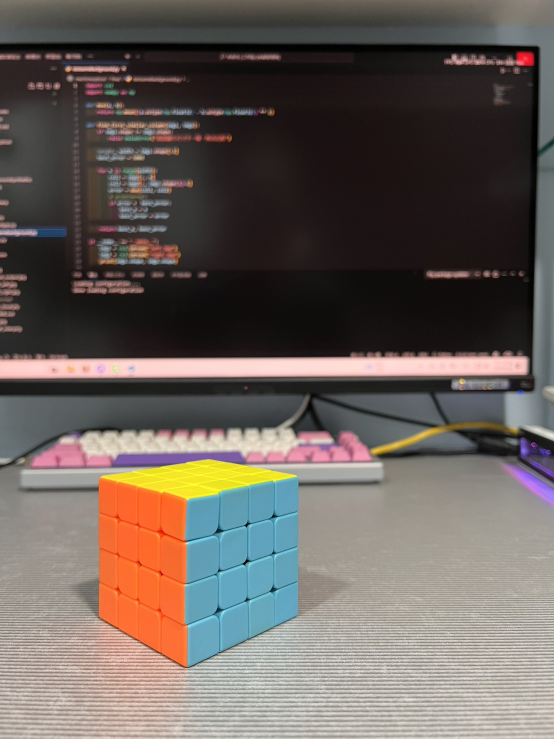
#> input picture left.jpg, 1108 x 1477 px, found by its file name (shown at 1/2 size)
$ python hi1backup.py
#> lines starting #> are read from the running program, lines starting #| are printed output that depends on the picture; pictures that were not available may be replaced by others from this repository, and a replacement may not be noted
import cv2
import numpy as np

# 輸入影像路徑（請替換成你的檔名）
left_img_path = 'left.jpg'
right_img_path = 'right.jpg'
backgroung_left_img_path = 'backgroung_left.jpg'
backgroung_right_img_path = 'backgroung_right.jpg'

# 載入影像
img_left = cv2.imread(left_img_path)
#> img_left is the input picture: shape (1477, 1108, 3); mean B, G, R 91.2, 96.7, 105.7
img_right = cv2.imread(right_img_path)
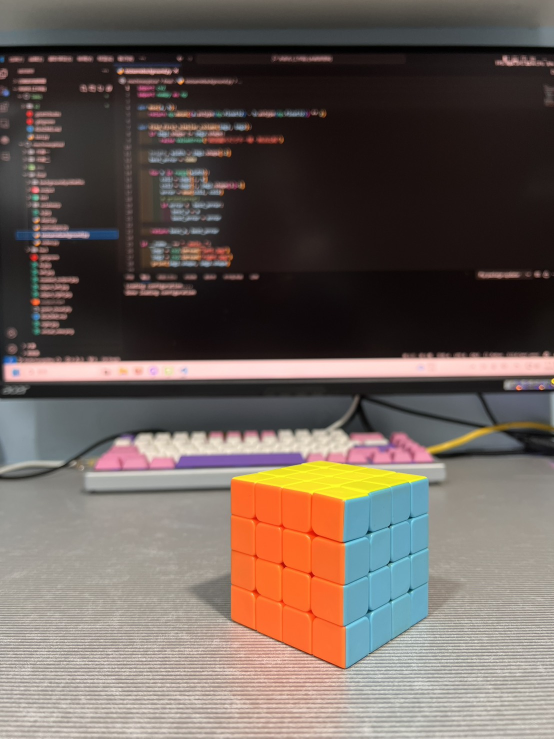
#> input picture right.jpg, 1108 x 1477 px, found by its file name (shown at 1/2 size)
#> img_right is the input picture: shape (1477, 1108, 3); mean B, G, R 89.1, 95.6, 108.2
img_backgroung_left = cv2.imread(backgroung_left_img_path)
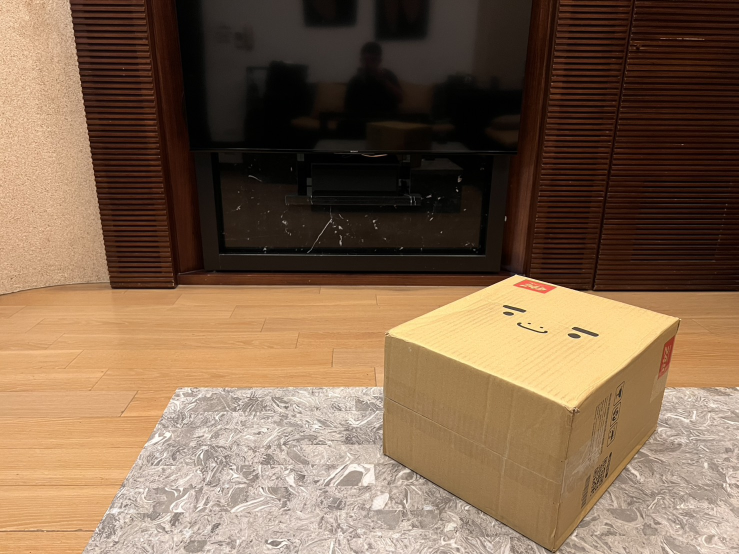
#> input picture a.jpg, 1477 x 1108 px, given in place of backgroung_left.jpg, which was not available (shown at 1/2 size)
#> img_backgroung_left is the input picture: shape (1108, 1477, 3); mean B, G, R 77.1, 100.6, 126.8
img_backgroung_right = cv2.imread(backgroung_right_img_path)
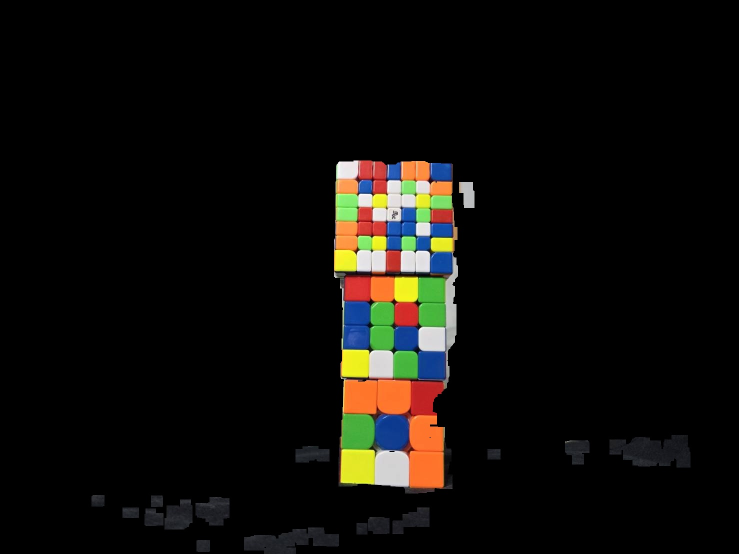
#> input picture cube_object_right.jpg, 1477 x 1108 px, given in place of backgroung_right.jpg, which was not available (shown at 1/2 size)
#> img_backgroung_right is the input picture: shape (1108, 1477, 3); mean B, G, R 9.8, 13.3, 14.8

# 視差估計參數
window_size = 5
min_disp = 0
num_disp = 16 * 6  # 16 的倍數

stereo = cv2.StereoSGBM_create(
    minDisparity=min_disp,
    numDisparities=num_disp,
    blockSize=9,
    P1=8 * 3 * window_size ** 2,
    P2=32 * 3 * window_size ** 2,
    disp12MaxDiff=1,
    uniquenessRatio=10,
    speckleWindowSize=100,
    speckleRange=32
)

# 灰階轉換
gray_left = cv2.cvtColor(img_backgroung_left, cv2.COLOR_BGR2GRAY)
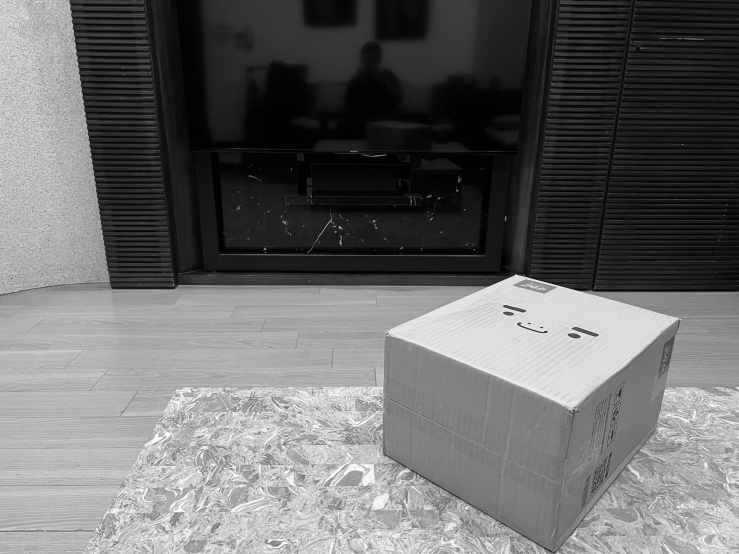
#> gray_left: shape (1108, 1477) (shown at 1/2 size); min 0, max 254, mean 105.7
gray_right = cv2.cvtColor(img_backgroung_right, cv2.COLOR_BGR2GRAY)
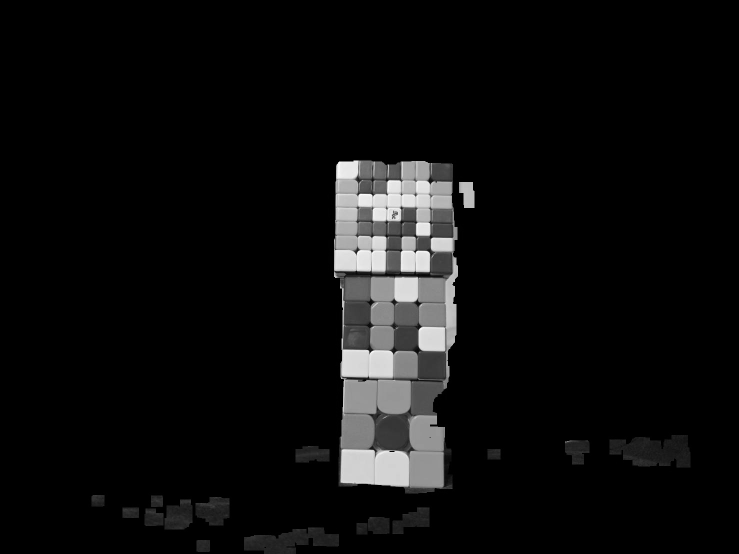
#> gray_right: shape (1108, 1477) (shown at 1/2 size); min 0, max 255, mean 13.3

# 視差圖
disparity = stereo.compute(gray_left, gray_right).astype(np.float32) / 16.0
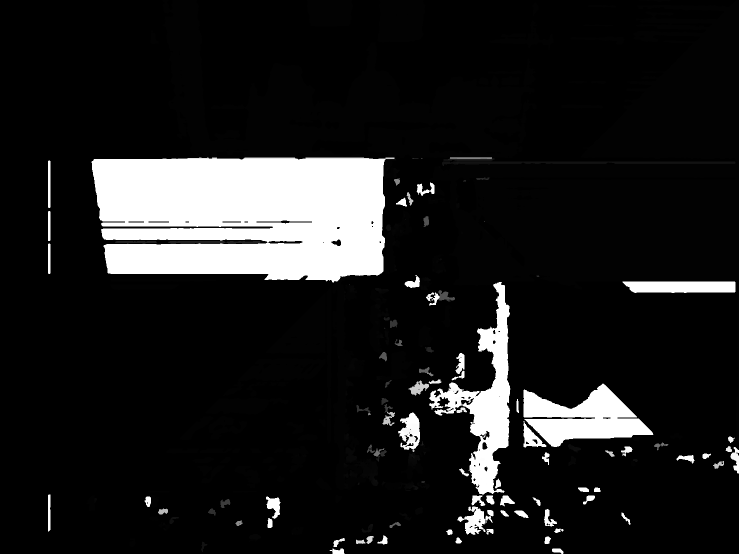
#> disparity: shape (1108, 1477) float32 (shown at 1/2 size); min -1, max 95, mean 10.4; drawn with min black and max white
disparity = cv2.medianBlur(disparity, 5)  # 平滑視差圖，去除雜訊


h, w = disparity.shape
#> h = 1108; w = 1477
center_from_left = np.zeros_like(img_left)
center_from_right = np.zeros_like(img_right)

# 建立中央視角圖（左圖向右移一半視差，右圖向左移一半視差）
for y in range(h):
    for x in range(w):
        d = disparity[y, x]
        if d > 0:
            xl = int(x - d / 2)
            xr = int(x + d / 2)
            if 0 <= xl < w:
                center_from_left[y, xl] = img_left[y, x]
            if 0 <= xr < w:
#> (the run stopped early here; a loop or call above may not have finished)
